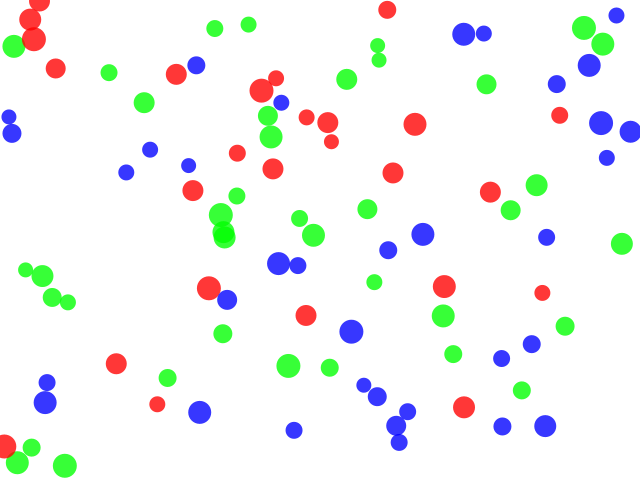
Frame 1 (no input)
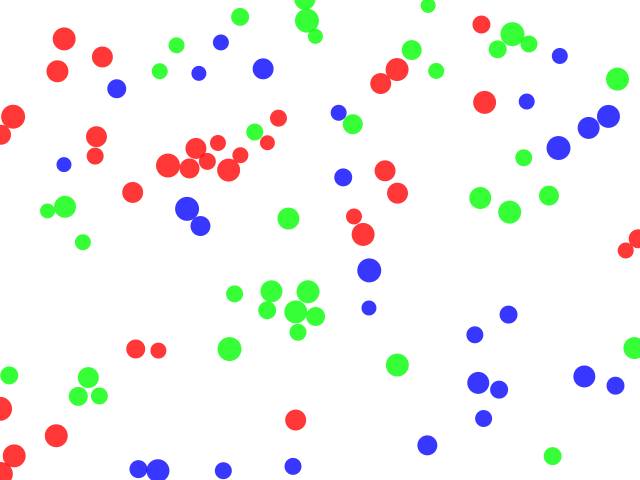
Frame 60 (the mouse pressed at the canvas centre just before this capture)
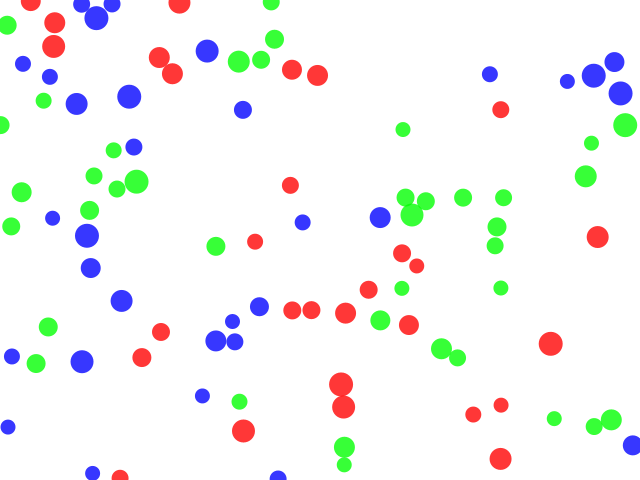
Frame 120 (the mouse held since frame 60 and released just before this capture)

The Processing sketch that drew these frames (run headless with seeded random() and noise(); from frame 60 on, the mouse is pressed at the canvas centre):

// Processing sketch: processing_169284
// ── processing_169284.pde

Ball [] balls;

int num = 100;

void setup() {
  size(640, 480);

  noStroke();

  char [] c = {
    'r', 'g', 'b'
  };
  balls = new Ball[num];
  for (int i=0; i<num; i++) {
    balls[i] = new Ball();
    int r = int(random(3));
    balls[i].type = c[r];
  }

  for (int j=0; j<num; j++) {
    balls[j].setBalls(balls);
  }
}

void mousePressed() {
  char [] c = {
    'r', 'g', 'b'
  };
  balls = new Ball[num];
  for (int i=0; i<num; i++) {
    balls[i] = new Ball();
    int r = int(random(3));
    balls[i].type = c[r];
  }

  for (int j=0; j<num; j++) {
    balls[j].setBalls(balls);
  }
}

void draw() {
  background(255);
  for (int i=0; i<num; i++) {
    balls[i].update();
  }
}

class Ball {
  float x, y;
  float rad, sp;
  int size = 20;
  char type;
  Ball [] balls;

  Ball() {
    x = random(width);
    y = random(height);
    rad = random(radians(360));
    sp = random(1, 2);
    size = int(random(15, 25));
  }

  void setBalls(Ball[] b) {
    balls = b;
  }

  void update() {
    x += cos(rad)*sp;
    y += sin(rad)*sp;
    if (x < 0) {
      x = -x;
      rad = radians(180) - rad;
    } else if (width < x) {
      x = width - (x - width);
      rad = radians(180) - rad;
    }
    if (y < 0) {
      y = -y;
      rad = radians(270) + (radians(90) - rad);
    } else if (height < y) {
      y = height - (y - height);
      rad = radians(90) + (radians(270) - rad);
    }

    for (int i=0; i<balls.length; i++) {
      if (balls[i] != this) {
        Ball cBall = balls[i];
        float cDist = dist(x, y, cBall.x, cBall.y);
        float cRad = atan2(cBall.y-y, cBall.x-x);
        float colDist = ((size+cBall.size) / 2) - cDist;
        if (0 < colDist) {
          x -= cos(cRad)*(colDist/2);
          y -= sin(cRad)*(colDist/2); 
          cBall.x += cos(cRad)*(colDist/2);
          cBall.y += sin(cRad)*(colDist/2);

          if (type == 'r') {
            if (cBall.type == 'g') {
              //              cBall.x += cos(cRad)*(colDist/2);
              //              cBall.y += sin(cRad)*(colDist/2);
              cBall.type = 'r';
            } else if (cBall.type == 'b') {
              //              x -= cos(cRad)*(colDist/2);
              //              y -= sin(cRad)*(colDist/2);
              type = 'b';
            }
          } else if (type == 'g') {
            if (cBall.type == 'b') {
              //cBall.x += cos(cRad)*(colDist/2);
              //cBall.y += sin(cRad)*(colDist/2);
              cBall.type = 'g';
            } else if (cBall.type == 'r') {
              //x -= cos(cRad)*(colDist/2);
              //y -= sin(cRad)*(colDist/2);
              type = 'r';
            }
          } else if (type == 'b') {
            if (cBall.type == 'r') {
              //cBall.x += cos(cRad)*(colDist/2);
              //cBall.y += sin(cRad)*(colDist/2);
              cBall.type = 'b';
            } else if (cBall.type == 'g') {
              //x -= cos(cRad)*(colDist/2);
              //y -= sin(cRad)*(colDist/2);
              type = 'g';
            }
          }

          break;
        }
      }
    }

    switch(type) {
    case 'r':
      fill(255, 0, 0, 200);
      break;
    case 'g':
      fill(0, 255, 0, 200);
      break;
    case 'b':
      fill(0, 0, 255, 200);
      break;
    }
    ellipse(x, y, size, size);
  }
}
